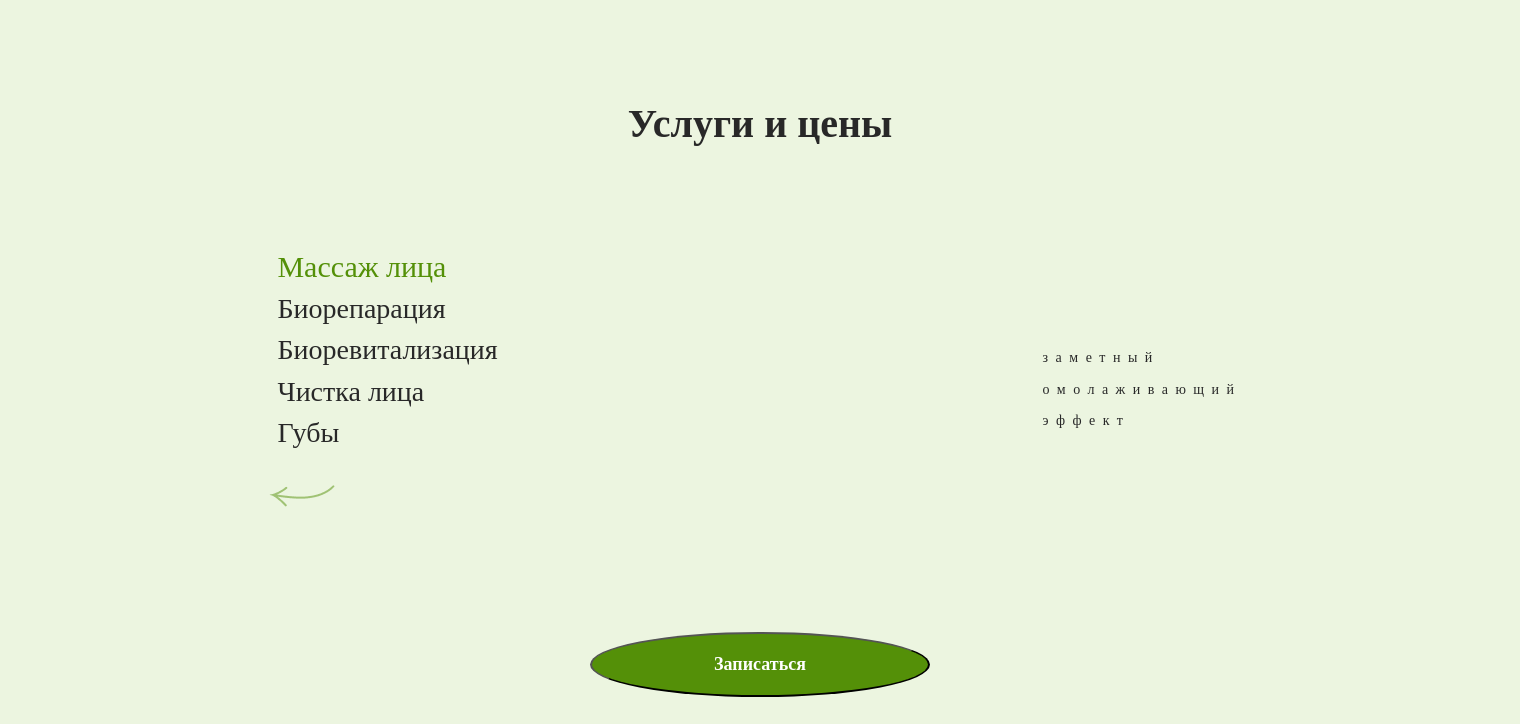
The page /category/1/ on the database as committed earlier.
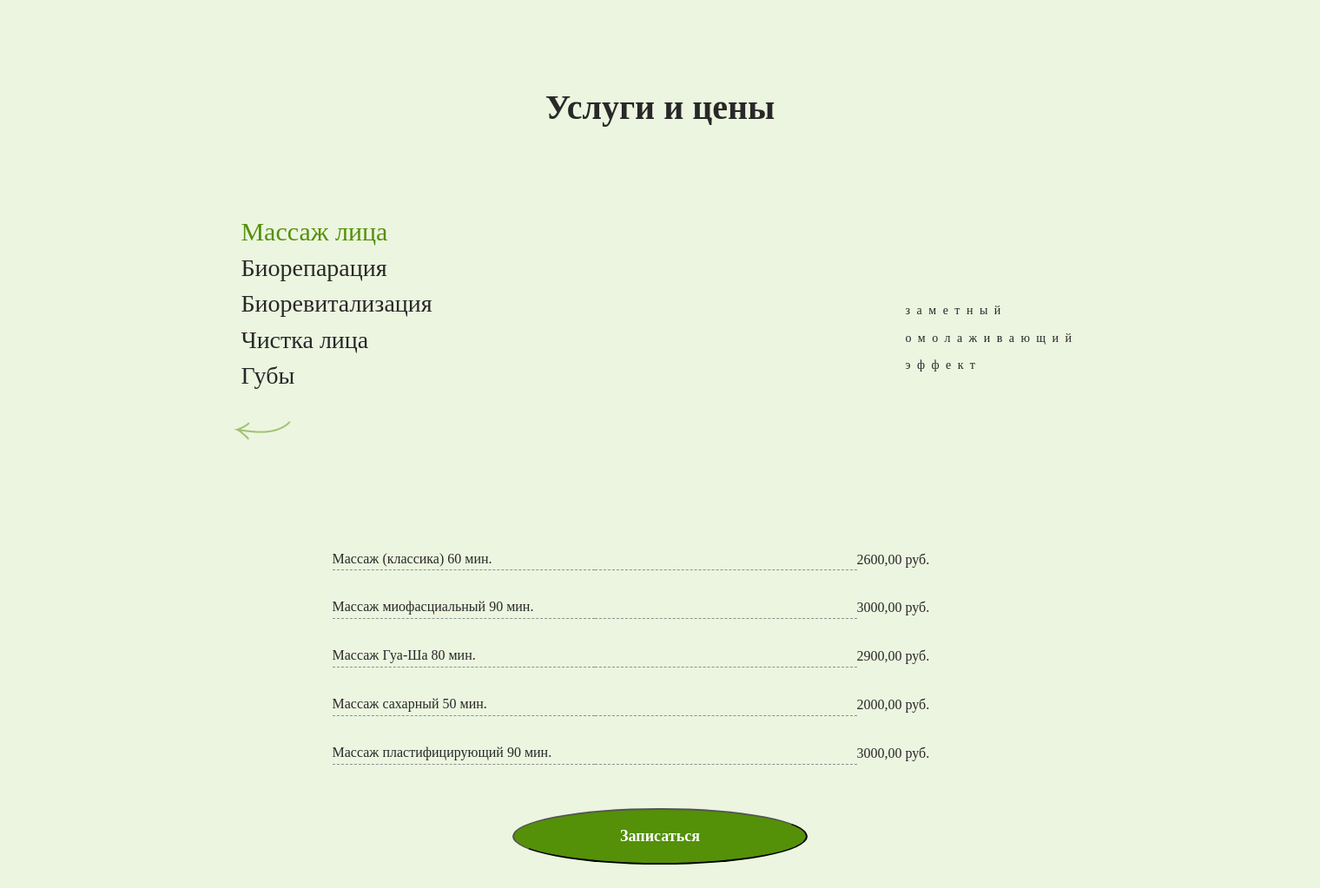
The same page on the database as committed later.
### main/models.py (models this page shows, shortened)
class Category(models.Model):
    name_service = models.CharField('Название услуги', max_length=50)
    about_service = models.CharField('Описание услуги', max_length=50)
    class Meta:
        verbose_name = 'Услуга'
        verbose_name_plural = 'Услуги'

class Procedure(models.Model):
    name=models.CharField('Название процедуры', max_length=50)
    price = models.DecimalField('Цена процедуры', max_digits=7, decimal_places=2)
    cat = models.ForeignKey(Category, on_delete=models.CASCADE, null=True, related_name='procedures')
    class Meta:
        verbose_name = 'Процедура'
        verbose_name_plural = 'Процедуры'

### main/views.py (the view)
# urls.py: path('category/<int:category_id>/', views.show_category, name='category'),
def show_category(request, category_id):
    categories = Category.objects.all()
    description = Category.objects.get(pk=category_id).about_service
    cat = Category.objects.get(pk=category_id)
    procedure = cat.procedures.all()
    id = category_id
    print(category_id)
    data = {
        'categories': categories,
        'procedures':procedure,
        'description':description,
        'id':id,
    }
    return render(request, 'main/procedures.html', data)

### main/templates/main/procedures.html (shortened to what this page needs)
{% load static %}
<!DOCTYPE html>
<html lang="en">
  <head>
    <link rel="stylesheet" href="{% static 'main/css/reset.css' %}" />
    <link rel="stylesheet" href="{% static 'main/css/main.css' %}" />
    <link rel="stylesheet" href="{% static 'main/css/procedures.css' %}" />
  </head>
  <body>
    <main>
      <section class="service_and_price">
        <div class="container">
          <h2 class="service_and_price-title">Услуги и цены</h2>
          <div class="service_and_price-wrapper">
            <ul class="service_and_price-list">
              {% for el in categories%} {% if el.id == id%}
              <li class="service_and_price-list_item">
                <a
                  href="{% url 'category' el.id%}"
                  class="service_and_price-link active"
                  >{{el.name_service}}</a
                >
              </li>
              {%else%}
              <li class="service_and_price-list_item">
                <a
                  href="{% url 'category' el.id%}"
                  class="service_and_price-link"
                  >{{el.name_service}}</a
                >
              </li>
              {% endif %} {%endfor%}
              <li class="service_and_price-list_item">
                <a href="{% url 'home' %}">
                  <img
                    src="{% static 'main/img/button_arrow.png' %}"
                    alt="main"
                    class="procedure-arrow"
                  />
                </a>
              </li>
            </ul>
            <div>
              {% for el in categories%} {% if el.id == id%}
              <p class="service_and_price-content">{{el.about_service}}</p>
              {% endif %} {%endfor%}
            </div>
          </div>
          {% for el in procedures%}
          <div class="procedures-wrapper">
            <div class="procedures-name">{{el.name}}</div>
            <div class="procedures-border"></div>
            <div class="procedures-price">{{el.price}} руб.</div>
          </div>
          {%endfor%}
          <div class="record-btn">
            <a href="{%url 'record'%}"
              ><button class="button-primary">Записаться</button></a
            >
          </div>
        </div>
      </section>
    </main>
  </body>
</html>

### main/static/main/css/main.css (style rules this page uses)
.container { width: 1510px; margin: 0 auto; }
.button-primary { color: #fff; text-align: center; font-family: Montserrat; font-size: 18px; font-style: normal; font-weight: 700; line-height: normal; width: 339.066px; height: 65.205px; flex-shrink: 0; border-radius: 50%; background-color: #549008; }
.service_and_price { width: 100%; background-color: #ecf5e0; padding-top: 100px; padding-bottom: 100px; }
.service_and_price-wrapper { display: flex; align-items: center; justify-content: space-around; }
.service_and_price-title { color: #282828; font-family: Georgia; font-size: 40px; font-style: normal; font-weight: 700; line-height: normal; text-align: center; margin-bottom: 100px; }
.service_and_price-list_item { box-sizing: border-box; text-align: left; margin-bottom: 5px; height: auto; }
.service_and_price-link { color: #282828; text-align: center; font-feature-settings: "clig" off, "liga" off; font-family: Montserrat; font-size: 28px; font-style: normal; font-weight: 400; line-height: 130%; text-decoration: none; }
.service_and_price-content { color: #909090; font-family: Montserrat; font-size: 16px; font-style: normal; font-weight: 500; line-height: 155%; }

### main/static/main/css/procedures.css (style rules this page uses)
body { background-color: #ecf5e0; }
.active { color: #549008; font-size: 30px; }
.service_and_price-wrapper { margin-bottom: 100px; }
.procedures-wrapper { display: flex; align-items: end; justify-content: center; color: #282828; font-family: Montserrat; font-size: 16px; font-style: normal; font-weight: 500; line-height: 155%; margin-bottom: 30px; }
.procedures-name { flex-basis: 20%; text-align: left; border-bottom: 1px dashed #909090; }
.procedures-border { flex-basis: 20%; border-bottom: 1px dashed #909090; }
.procedures-price { flex-basis: 10%; }
.record-btn { text-align: center; margin: 0 auto; margin-top: 50px; }
.procedure-arrow { transform: rotate(90deg); }
.service_and_price-content { max-width: 200px; color: #282828; text-align: justify; font-family: Montserrat; font-size: 14px; font-style: normal; font-weight: 400; line-height: 223%; letter-spacing: 7.49px; }

Rows that differ between the two databases and show on the page:
added Procedure: name "Массаж (классика) 60 мин.", price "2600,00"
added Procedure: name "Массаж миофасциальный 90 мин.", price "3000,00"
added Procedure: name "Массаж Гуа-Ша 80 мин.", price "2900,00"
added Procedure: name "Массаж сахарный 50 мин.", price "2000,00"
added Procedure: name "Массаж пластифицирующий 90 мин.", price "3000,00"
